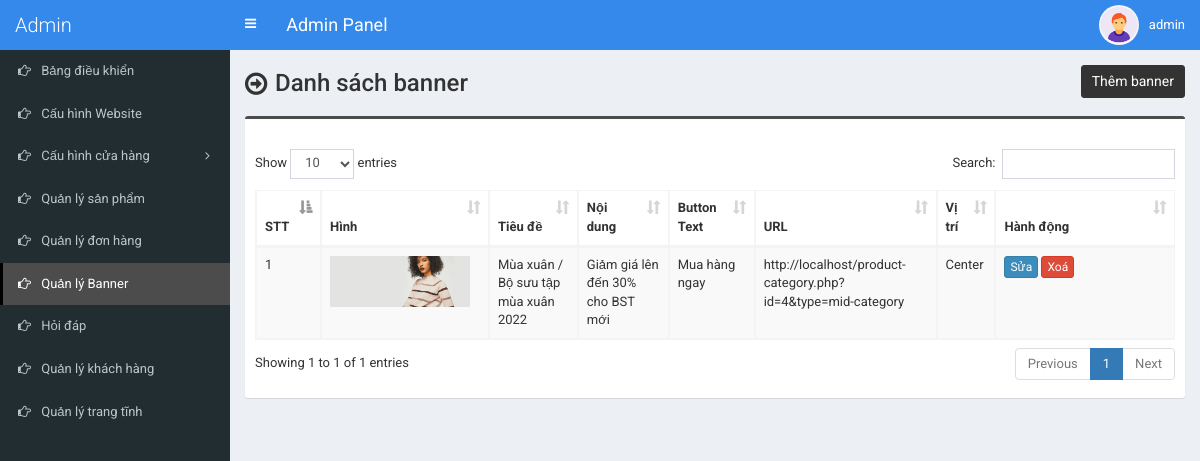
/admin/slider.php (signed in), run on an earlier commit of the app's database.
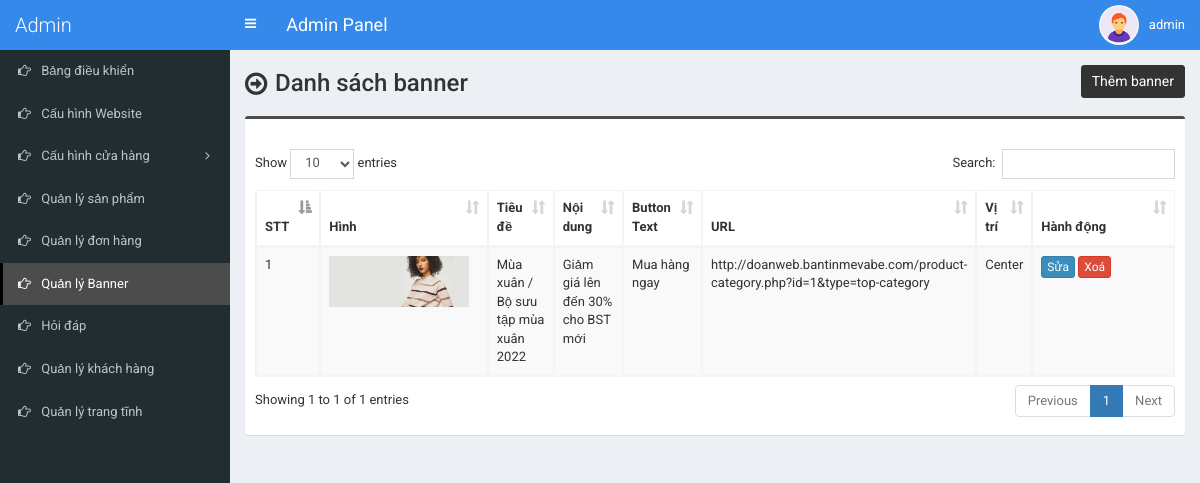
And on a later commit of the database.
### tables this page shows
CREATE TABLE `tbl_slider` (
  `id` int(11) NOT NULL AUTO_INCREMENT,
  `photo` varchar(255) NOT NULL DEFAULT '',
  `heading` varchar(255) NOT NULL DEFAULT '',
  `content` text NOT NULL,
  `button_text` varchar(255) NOT NULL DEFAULT '',
  `button_url` varchar(255) NOT NULL DEFAULT '',
  `position` varchar(255) NOT NULL DEFAULT '',
  PRIMARY KEY (`id`)
);

### admin/slider.php (the view, shortened to what this page needs)
<?php require_once('header.php'); ?>
<section class="content-header">
	<div class="content-header-left">
		<h1>Danh sách banner</h1>
	</div>
	<div class="content-header-right">
		<a href="slider-add.php" class="btn btn-primary btn-sm">Thêm banner</a>
	</div>
</section>
<section class="content">
	<div class="row">
		<div class="col-md-12">
			<div class="box box-info">
				<div class="box-body table-responsive">
					<table id="example1" class="table table-bordered table-striped">
						<thead>
							<tr>
								<th>STT</th>
								<th>Hình</th>
								<th>Tiêu đề</th>
								<th>Nội dung</th>
								<th>Button Text</th>
								<th>URL</th>
								<th>Vị trí</th>
								<th width="140">Hành động</th>
							</tr>
						</thead>
						<tbody>
							<?php
							$i=0;
							$statement = $pdo->prepare("SELECT
														id,
														photo,
														heading,
														content,
														button_text,
														button_url,
														position
							                           	FROM tbl_slider
							                           	");
							$statement->execute();
							$result = $statement->fetchAll(PDO::FETCH_ASSOC);
							foreach ($result as $row) {
								$i++;
								?>
								<tr>
									<td><?php echo $i; ?></td>
									<td style="width:150px;"><img src="../assets/uploads/<?php echo $row['photo']; ?>" alt="<?php echo $row['heading']; ?>" style="width:140px;"></td>
									<td><?php echo $row['heading']; ?></td>
									<td><?php echo $row['content']; ?></td>
									<td><?php echo $row['button_text']; ?></td>
									<td><?php echo $row['button_url']; ?></td>
									<td><?php echo $row['position']; ?></td>
									<td>
										<a href="slider-edit.php?id=<?php echo $row['id']; ?>" class="btn btn-primary btn-xs">Sửa</a>
										<a href="#" class="btn btn-danger btn-xs" data-href="slider-delete.php?id=<?php echo $row['id']; ?>" data-toggle="modal" data-target="#confirm-delete">Xoá</a>
									</td>
								</tr>
								<?php
							}
							?>
						</tbody>
					</table>
				</div>
			</div>
		</div>
	</div>
</section>
<?php require_once('footer.php'); ?>

What changed in the data, as far as the page shows it:
changed tbl_slider "Giảm giá lên đến 30% cho BST mới": button_url "http://localhost/product-category.php?id=4&type=mid-category" → "http://doanweb.bantinmevabe.com/product-category.php?id=1&type=top-category"
